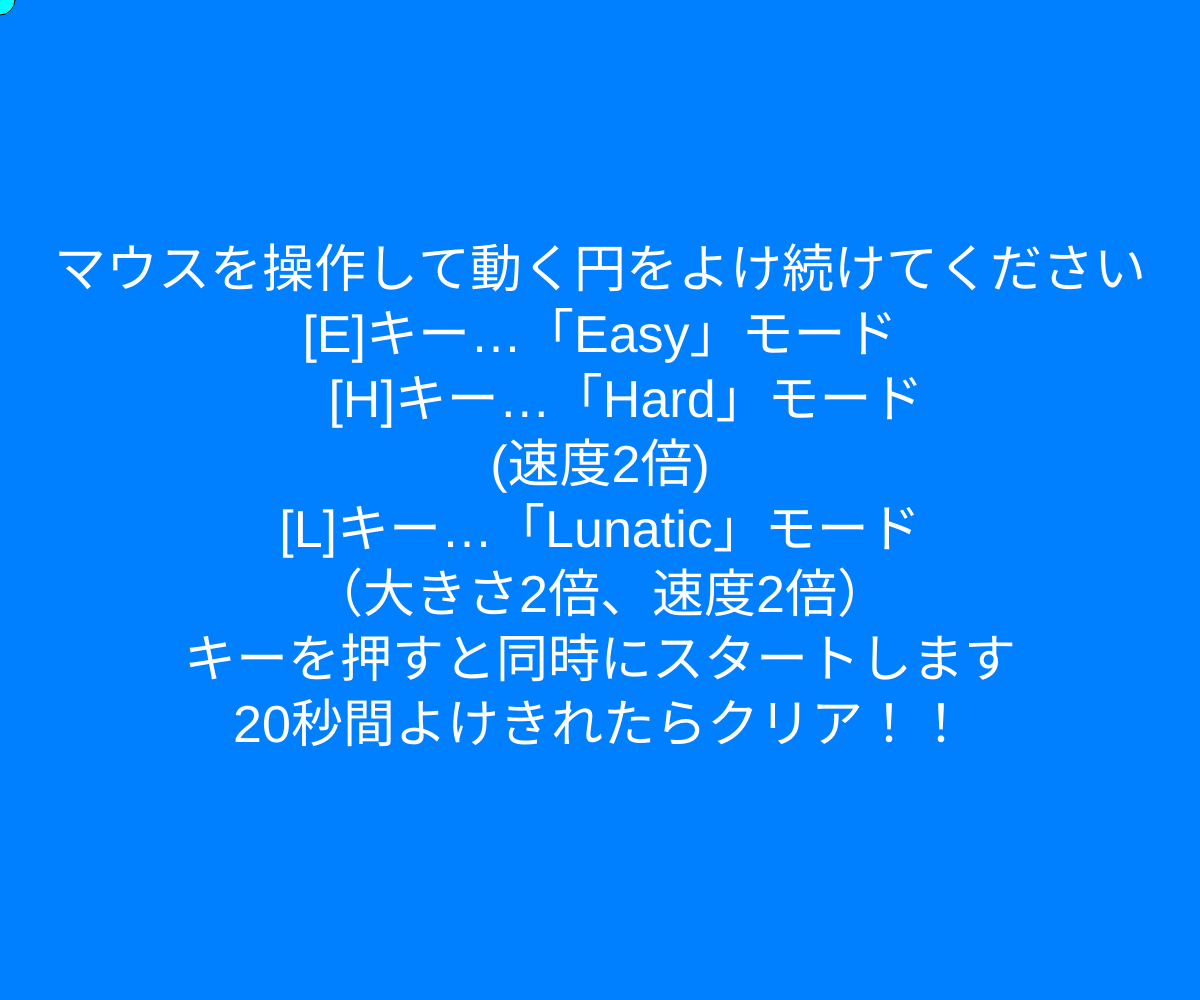
Frame 1 (no input)
Frame 60 (no input): identical to frame 1, image omitted
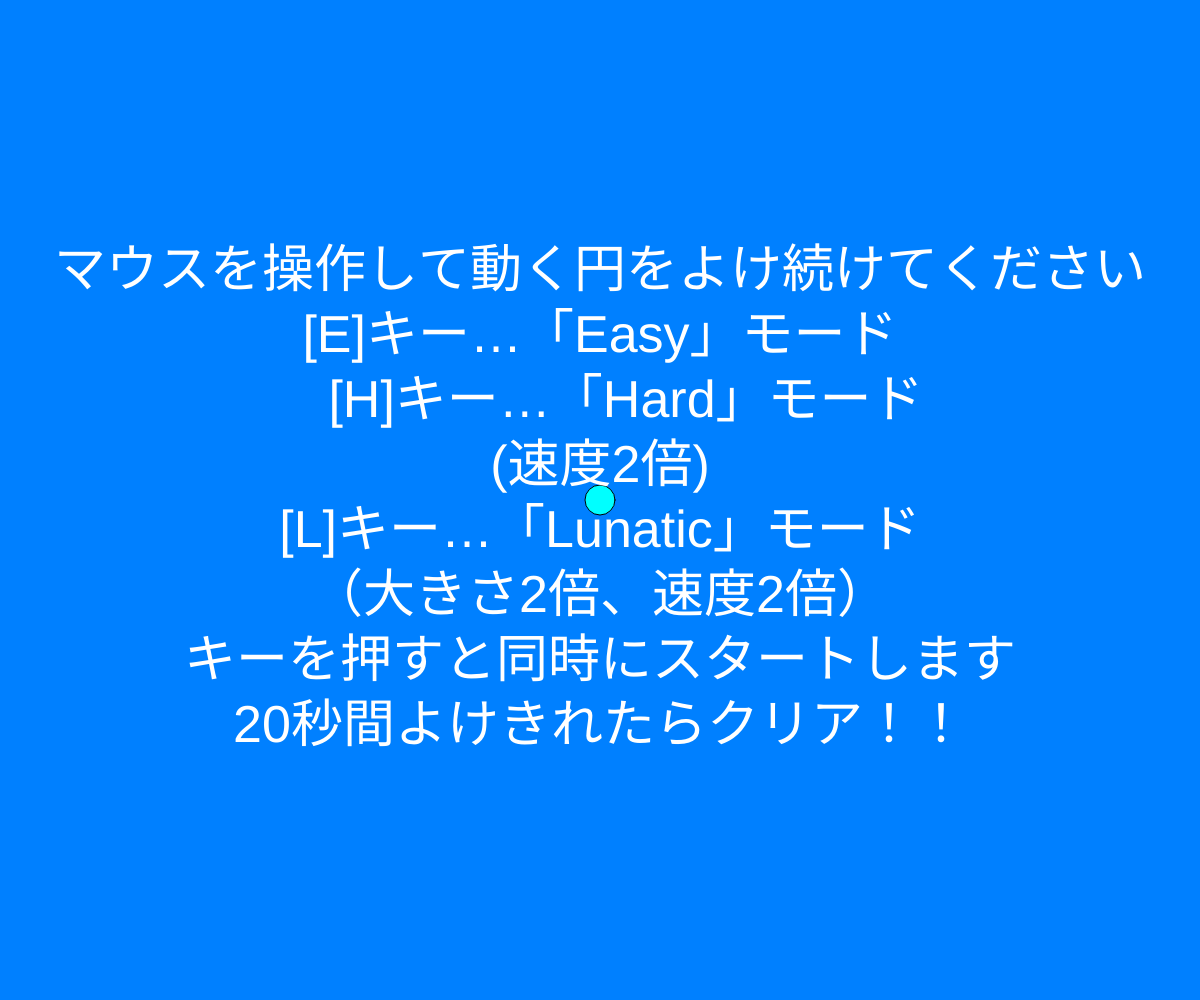
Frame 120 (the mouse pressed at the canvas centre since frame 60)

The p5.js sketch that drew these frames (run headless with seeded random() and noise() and a simulated clock; from frame 60 on, the mouse is pressed at the canvas centre):

// p5.js sketch
// ── sketch.js
let ax, ay, ar; // マウスに合わせて動く円に使用する変数
let bx, by, br;
const limit = 21; // Time limit in seconds
let startTime;
let state;
let vx, vy;

function setup() {
  createCanvas(windowWidth, windowHeight);
  fill(255, 255, 255);
  textAlign(CENTER, CENTER);
  textSize(52);
  state = 0;
  ax = 10, ay = 10, ar = 30;
  bx = 2/width, by = 2/height, br = 300
  vx=20, vy=20;
}

function draw() {
  background(0 ,128, 255);
  ax = mouseX, ay = mouseY;
  push();
  fill(0, 255, 255);
  ellipse(ax, ay, ar);
  pop();
  if (state == 0) {
    showInfo("マウスを操作して動く円をよけ続けてください\n[E]キー…「Easy」モード\n　[H]キー…「Hard」モード\n(速度2倍)\n[L]キー…「Lunatic」モード\n（大きさ2倍、速度2倍）\nキーを押すと同時にスタートします\n20秒間よけきれたらクリア！！");
  } else if (state == 1) {//イージーモード
    push();
    fill(0, 255, 100);
    ellipse(bx, by, br);
    pop();
    bx += vx;
    by += vy;
    Bounce();
    CollisionDetect();
    TimeCount();
  }
  else if (state == 2) {//ハードモード
    push();
    fill(255, 0, 0);
    ellipse(bx, by, br);
    pop();
    bx += vx*2;
    by += vy*2;

    Bounce();
    CollisionDetect();
    TimeCount();
  }
  else if (state == 5) {//ルナティックモード
    push();
    fill(128, 0, 128);
    ellipse(bx, by, br*2);
    pop();
    bx += vx*2;
    by += vy*2;
    Bounce();
    CollisionDetect();
    TimeCount();
  }
  else if (state == 3) {
    showInfo('クリア！\nスペースキーで再チャレンジ');
    bx = 2/width, by = 2/height, br = 200
  }
  else if (state == 4) {
    showInfo('残念！\nスペースキーで再チャレンジ');
    bx = 2/width, by = 2/height, br = 200
  }

}
// 当たり判定
function CollisionDetect() {
  const d = dist(ax, ay, bx, by);   // ２つの円の中心間の距離を計る(d)
  if (d < (ar + br)/2) { // この距離が２つの円の半径の合計より小さいなら当たり判定
    state = 4;
  }
}
//跳ね返り
function Bounce(){
  if(bx < 0 || bx > width){ vx = -1 * vx; }
  if(by < 0 || by > height){ vy = -1 * vy; }

  // x座標, y座標を画面内に戻しておく
  bx = constrain(bx, 0, width);
  by = constrain(by, 0, height);
}

//残り時間
function TimeCount(){
  let ellapsedTime = (millis() - startTime) / 1000;
  if (ellapsedTime > limit - 1) {
    state = 3;
  }
  else {
    let remainingTime = limit - ellapsedTime;
    text(floor(remainingTime), width / 2, height / 20);
  }
}

//中央にテキスト表示
function showInfo(txt) {
  text(txt, width/2, height/2);
}

function keyPressed(){
  if(key == " "){　// スペースキーを押したらリセット
    state = 0;
    bx = 2/width, by = 2/height, br = 300}
    if(key == "e" && state == 0){　//nキーを押すとノーマルモード
      state = 1;
      startTime = millis();
    }
    if(key == "h" && state == 0){　//hキーを押すとハードモード
      state = 2;
      startTime = millis();}
      if(key == "l" && state == 0){　//lキーを押すとルナティックモード
        state = 5;
        startTime = millis();}

      }

      function windowResized(){
        resizeCanvas(windowWidth, windowHeight);
      }
